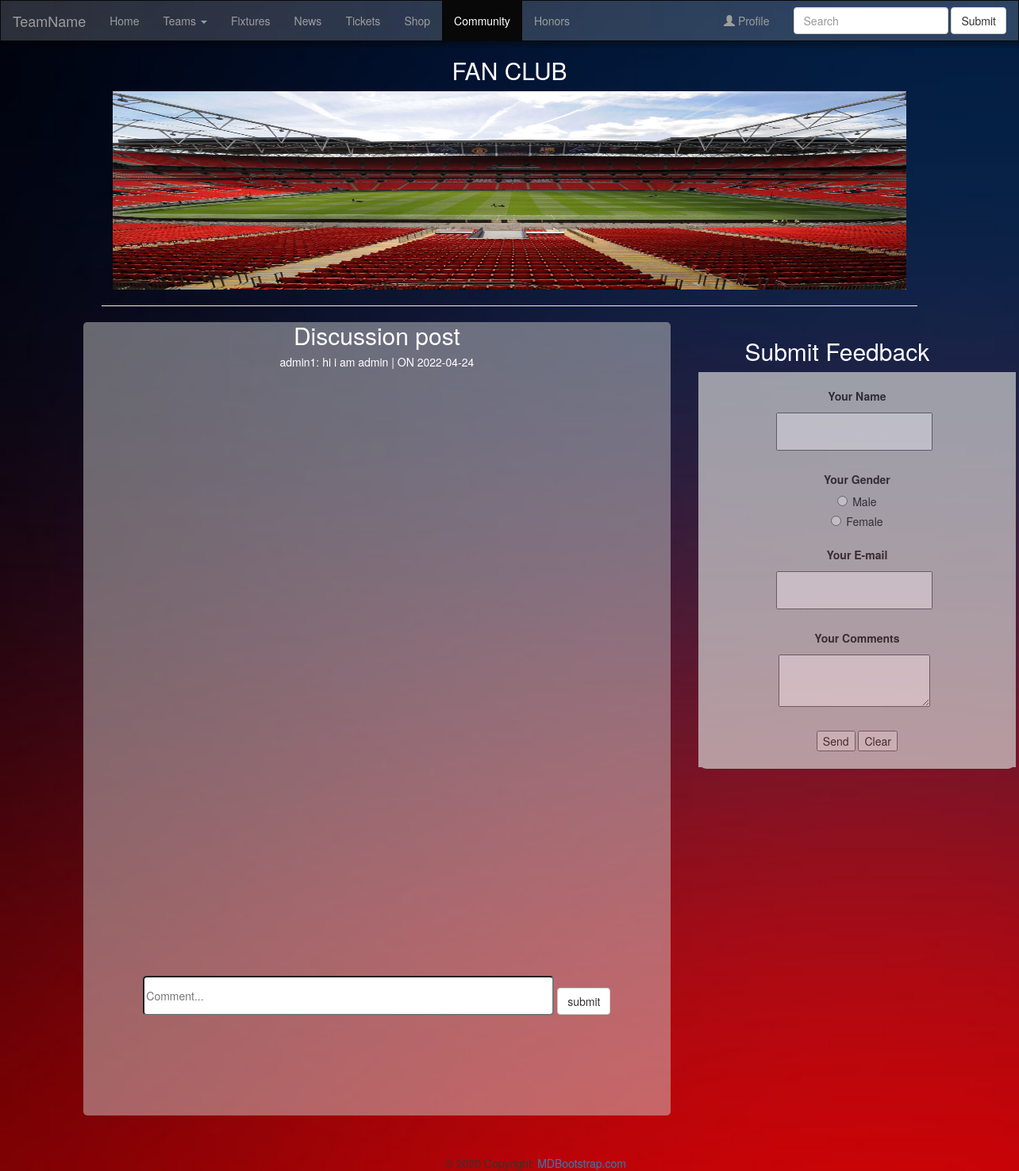
The app's page /community with its own data.
### tables this page shows
CREATE TABLE posts (
  username TEXT NOT NULL,
  dateposted DATE NOT NULL,
  body TEXT NOT NULL,
  FOREIGN KEY (username)
  REFERENCES users (username),
  PRIMARY KEY(username,dateposted)
);

### app.py (the view)
@app.route('/community', methods=['GET', 'POST'])
def getCommunity():
    if 'user' in session:
        user = session['user']
        role = session['role']
    else:
        user = None
        role = ""
    posts = functions.getPosts()
    return render_template('community.html', user=user, role=role, posts=posts)

### functions.py (called while the page is built)
def getPosts():
    conn = sqlite3.connect('database/430Group4.db')
    cursor = conn.cursor()
    cursor.execute("SELECT * from posts")
    res = cursor.fetchall()
    posts = []
    for row in res:
        posts.append(row)
    return posts

### templates/community.html (shortened to what this page needs)
<!DOCTYPE html>
<html lang="en">
  <head>
    <link
      rel="stylesheet"
      href="https://maxcdn.bootstrapcdn.com/bootstrap/3.4.1/css/bootstrap.min.css"
    />
    <link href="../static/css/community.css" rel="stylesheet" type="text/css"/>
  </head>
  <body>
    <nav class="navbar navbar-inverse bringToFrontDiv">
      <div class="container-fluid">
        <div class="navbar-header">
          <a class="navbar-brand" href="#">TeamName</a>
        </div>
        <ul class="nav navbar-nav">
          <li ><a href="/">Home</a></li>
          <li class="dropdown">
            <a class="dropdown-toggle" data-toggle="dropdown" href="#"
              >Teams <span class="caret"></span
            ></a>
          </li>
          <li><a href="/fixtures">Fixtures</a></li>
          <li><a href="/news">News</a></li>
          <li><a href="/tickets">Tickets</a></li>
          <li><a href="/shop">Shop</a></li>
          <li class="active"><a href="#">Community</a></li>
          <li><a href="/honorsfb">Honors</a></li>
        </ul>
        <form class="navbar-form navbar-right" action="/action_page.php">
          <div class="form-group">
            <input type="text" class="form-control" placeholder="Search" />
          </div>
          <button type="submit" class="btn btn-default">Submit</button>
        </form>
        <ul class="nav navbar-nav navbar-right">
          <li>
            {%if user is none%}
              <a href="/login">
                <span class="glyphicon glyphicon-user"></span> Profile</a
              >
              {%else%}
              <a href="/profile">
                <span class="glyphicon glyphicon-user"></span> {{user}}</a
              >
              {%endif%}
          </li>
        </ul>
      </div>
    </nav>
    <h2 class="text-center fw-bolder fan" >
        FAN CLUB
     <h4 class="">
        <img class="center-block" src="../static/css/images/field.jpeg" width="1000px" height="250px">
        <hr size="5px" class="link-light" width="80%">
      </h2>
      <div class="container">
        <div class="row">
          <div class="col-md-8">
            <h2 class="fw-bolder square text-center ">
              </span>Discussion post<span>
              <div class="form-field d-flex align-items-center h5 width=100px">
                {%for post in posts%}
                <h5>
                  <span>{{post[0]}}: {{post[2]}} | ON {{post[1]}} </span>
                </h5>
                {%endfor%}
                <br>
              <form action="/community/addPost" method="POST" autocomplete="off">
                <input
                type="text"
                name="body"
                id="Post"
                placeholder="Comment..."
                autocomplete="off"
                required
              />
                <button id="submit-button" class="button btn btn-default" type="submit">submit</button>
              </form>
              </div>
            </h2>
          <div class="col-md-4">
            <h2 class="vote text-center">Submit Feedback</h2>
            <div class="rectangle2">
              <form class="feedback" action="https://formsubmit.co/430group4@gmail.com" method="POST">
                <label for="fullName">Your Name</label> <br>
                <input type="text" name="fullName"><br><br>
                <label for="gender">Your Gender</label> <br>
                <input type="radio" name="gender" value="male">Male<br>
                <input type="radio" name="gender" value="female">Female<br><br>
                <label for="email">Your E-mail</label> <br>
                <input type="text" name="email"><br>
                <br>
                <label for="comments">Your Comments</label> <br>
                <textarea name="comments"></textarea><br><br>
                <button type="submit">Send</button>
                <button type="reset">Clear</button>
            </form>
            </div>
          </div>
          </div>
        </div>
    <footer class="page-footer font-small blue">
      <div class="footer-copyright text-center py-3">
        © 2020 Copyright:
        <a href="/"> MDBootstrap.com</a>
      </div>
    </footer>
  </body>
</html>

### static/css/community.css (style rules this page uses)
.navbar { box-shadow: 0 0.3rem 0.4rem 4px rgb(0 0 0 / 25%); min-height:100%; }
.bringToFrontDiv { background: rgba(219, 223, 230, 0.2); border-radius: 0; }
.fan, .vote { color: white; }
body { background-image: url("images/bg.jpeg"); background-size: cover ; font-family: "Helvetica Neue",Helvetica,Arial,sans-serif; font-size: 14px; line-height: 1.42857143; }
.square { height: 1000px; width: 800px; background-color: #d3d3d378; margin: 0%; opacity: 100%; color: white; fill-opacity:initial; border-radius: 5px; margin-bottom: 50px; }
#Post { color: black; width: 70%; height: 50px; margin-top: 100%; border-radius: 5px; }
.button { margin-top: 10px; }
.container { margin-left: 7%; margin-right: 7%; }
.col-md-8 { display:flex; flex-direction: row; column-gap: 2rem; width:100%; }
.feedback { width: 400px; background-color: #D3D3D3; text-align: center; padding: 20px; }
.feedback input, textarea { padding: 12px; margin: 6px 6px 6px 0; }
.rectangle2 { height: 500px; width: 400px; background-color: #D3D3D3; opacity: 70%; padding-right:5rem; border-radius: 10px; }

### records on screen
posts: username "admin1", body "hi i am admin", dateposted "2022-04-24"
